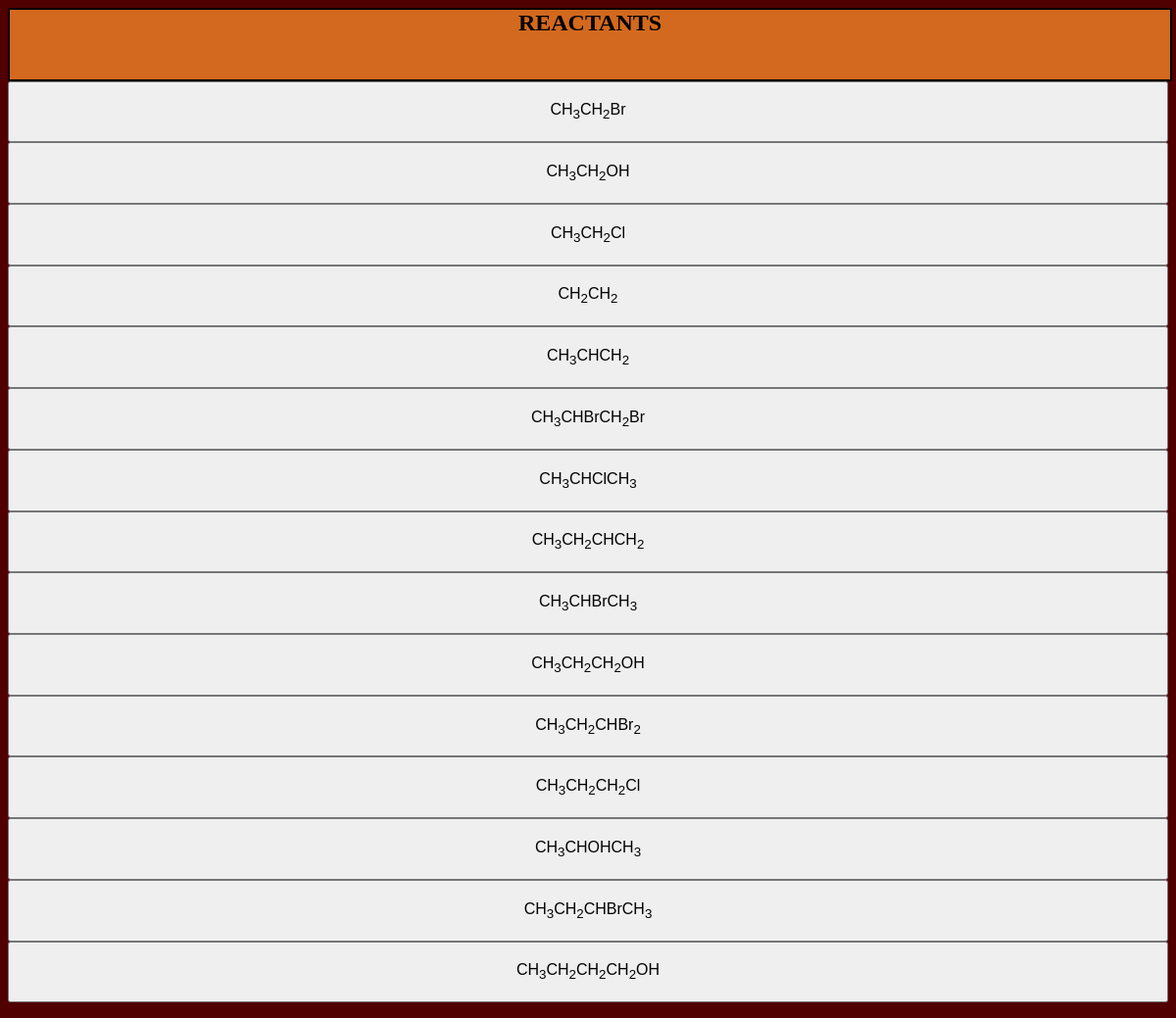
The page /input.php on the database its author committed.
### tables this page shows
create table input1(
input varchar(100),
input1 varchar(100)
);

### input.php (the view, shortened to what this page needs)
<html>
<head>
</head>
<body>
<form method="post"  action='ans.php' target="content">
	<div id = "labels"><b>REACTANTS</b></div>
	<div id="inputgroup" title="Click one of the Reactants">
	<?php
	$sq = mysql_query("SELECT * FROM input1") or die("wrong query");
	while($row = mysql_fetch_array($sq))
	{
		echo "<div id='input'><Button type='submit' name ='s1' value='".$row['input']."'  style='height:8%; width:100%; font-size:100%;'>".$row['input1']."</button></div>";
	}
	?>
</div>
</form>
</body>
</html>

### style.css (style rules this page uses)
body { background-color:#500000 ; }
#labels { width:100%; height:9%; border: 2px solid #000000; border-radius: 1%; font-size: 150%; text-align:center; background-color:#D2691E; }

### rows shown on the page
input1: input1 "CH 3 CH 2 Br"
input1: input1 "CH 3 CH 2 OH"
input1: input1 "CH 3 CH 2 Cl"
input1: input1 "CH 2 CH 2"
input1: input1 "CH 3 CHCH 2"
input1: input1 "CH 3 CHBrCH 2 Br"
input1: input1 "CH 3 CHClCH 3"
input1: input1 "CH 3 CH 2 CHCH 2"
input1: input1 "CH 3 CHBrCH 3"
input1: input1 "CH 3 CH 2 CH 2 OH"
input1: input1 "CH 3 CH 2 CHBr 2"
input1: input1 "CH 3 CH 2 CH 2 Cl"
input1: input1 "CH 3 CHOHCH 3"
input1: input1 "CH 3 CH 2 CHBrCH 3"
input1: input1 "CH 3 CH 2 CH 2 CH 2 OH"
